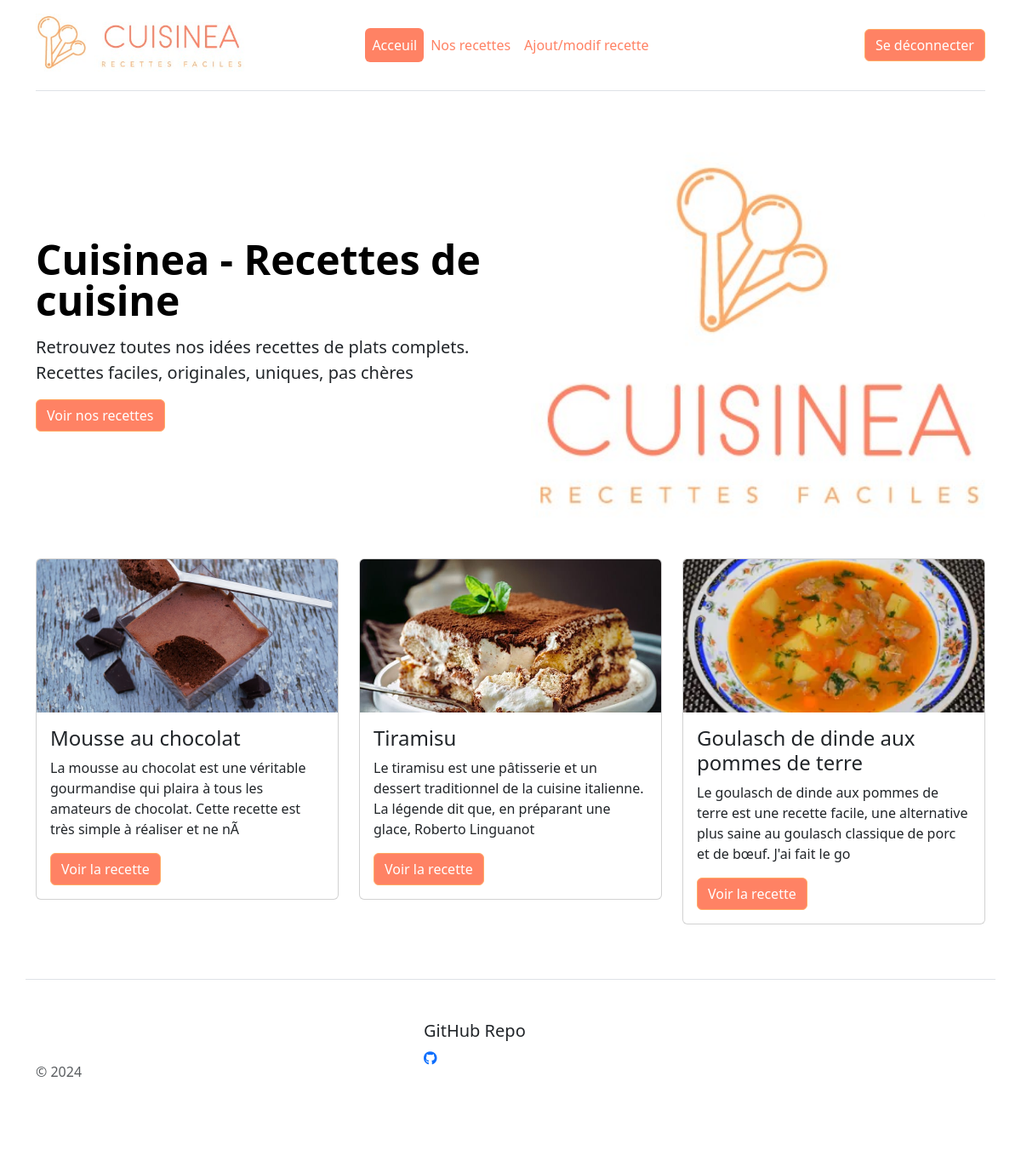
/index.php (signed in), run on the app's committed database.
### tables this page shows
CREATE TABLE IF NOT EXISTS recipes (
    id INT AUTO_INCREMENT PRIMARY KEY,
    category_id INT,
    title VARCHAR(255) NOT NULL,
    description TEXT,
    ingredients TEXT,
    instructions TEXT,
    image VARCHAR(255),
    FOREIGN KEY (category_id) REFERENCES categories(id)
);

### lib/recipe.php (called while the page is built, shortened)
<?php
function getRecipeImage(string|null $image)
{
  if ($image === null) {
    return _ASSETS_IMG_PATH_ . 'recipe_default.jpg';
  } else {
    return _RECIPES_IMG_PATH_ . $image;
  }
}
function getRecipes(PDO $pdo, int $limit = null)
{
  $sql = 'SELECT * FROM recipes ORDER BY RAND() DESC';
  if ($limit) {
    $sql .= ' LIMIT :limit';
  }
  $query = $pdo->prepare($sql);
  if ($limit) {
    $query->bindParam(':limit', $limit, PDO::PARAM_INT);
  }
  $query->execute();
  return $query->fetchAll();
}

### templates/recipe_partial.php (the view)
<div class="col-md-4">
  <div class="card mb-3">
    <img src="<?=getRecipeImage($recipe['image']); ?>" class="card-img-top" alt="<?= $recipe['title'] ?>">
    <div class="card-body">
      <h4 class="card-title"><?= $recipe['title'] ?></h4>
      <p class="card-text"><?= substr($recipe['description'], 0, 150) ?></p>
      <a href="recette.php?id=<?=$recipe['id'] ?>" class="btn btn-primary">Voir la recette</a>
    </div>
  </div>
</div>

### index.php
<?php
include('templates/header.php');
require_once('lib/recipe.php');
$recipes = getRecipes($pdo, _HOME_RECIPES_LIMIT_);
?>
<div class="row flex-lg-row-reverse align-items-center g-5 py-5">
  <div class="col-10 col-sm-8 col-lg-6">
    <img src="assets/images/logo-cuisinea.jpg" class="d-block mx-lg-auto img-fluid" alt="logo Cuisinea" width="700" loading="lazy">
  </div>
  <div class="col-lg-6">
    <h1 class="display-5 fw-bold text-body-emphasis lh-1 mb-3">Cuisinea - Recettes de cuisine</h1>
    <p class="lead">Retrouvez toutes nos idées recettes de plats complets. Recettes faciles, originales, uniques, pas chères </p>
    <div class="d-grid gap-2 d-md-flex justify-content-md-start">
      <a href="recettes.php" class="btn btn-primary">Voir nos recettes</a>
    </div>
  </div>
</div>
<div class="row">
  <?php foreach ($recipes as $key => $recipe) {
    include('templates/recipe_partial.php');
  } ?>
</div>
<?php
include('templates/footer.php');
?>

### data on the page
recipes: image (picture), title "Mousse au chocolat", description "La mousse au chocolat est une véritable gourmandise qui plaira à tous les amateurs de chocolat. Cette recette est très simple à réaliser et ne nÃ"
recipes: image (picture), title "Tiramisu", description "Le tiramisu est une pâtisserie et un dessert traditionnel de la cuisine italienne. La légende dit que, en préparant une glace, Roberto Linguanot"
recipes: image (picture), title "Goulasch de dinde aux pommes de terre", description "Le goulasch de dinde aux pommes de terre est une recette facile, une alternative plus saine au goulasch classique de porc et de bœuf. J'ai fait le go"

### other printed values
$value "Acceuil"
$value "Nos recettes"
$value "Ajout/modif recette"
